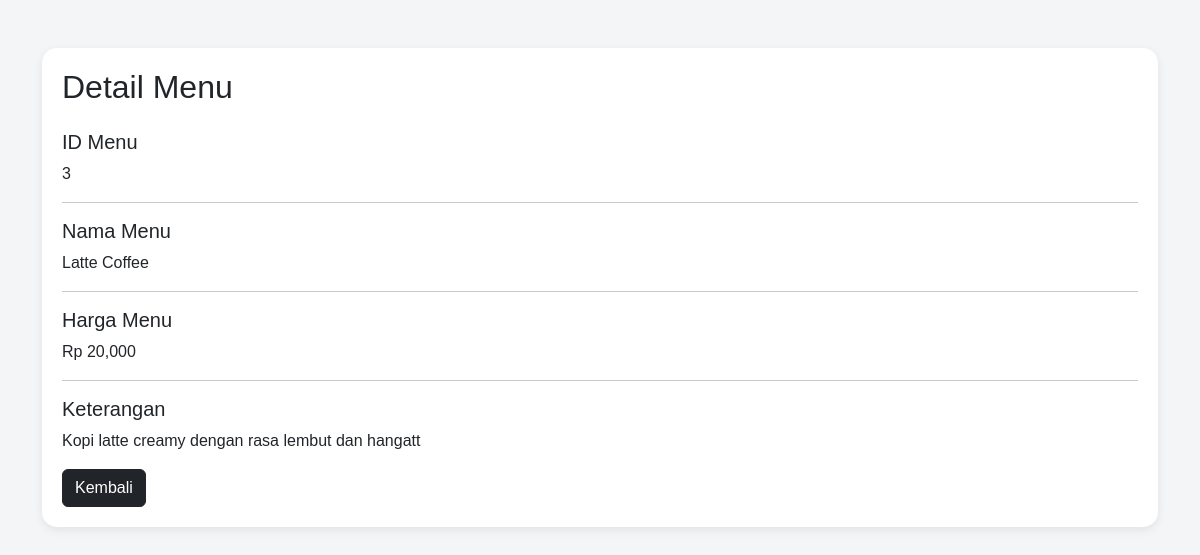
Screenshot of /admin/detail_menu.php?id=3 (signed in) with the database file from the repository.
### tables this page shows
CREATE TABLE `menu` (
  `idm` int(2) NOT NULL,
  `catalog` varchar(30) NOT NULL,
  `harga` varchar(30) NOT NULL,
  `keterangan` varchar(200) DEFAULT NULL
);

### admin/detail_menu.php (the view, shortened to what this page needs)
<?php
require_once __DIR__ . '/koneksi.php';
$id = $_GET['id'];
$data = mysqli_query($konek, "SELECT * FROM menu WHERE idm = '$id'");
$row = mysqli_fetch_assoc($data);
?>
<!DOCTYPE html>
<html lang="id">
<head>
    <link href="https://cdn.jsdelivr.net/npm/bootstrap@5.3.3/dist/css/bootstrap.min.css" rel="stylesheet">
    <link rel="stylesheet" href="style.css">
</head>
<body>
<div class="container mt-5">
    <div class="box">
        <h2 class="mb-4">Detail Menu</h2>
        <h5>ID Menu</h5>
        <p><?= $row['idm']; ?></p>
        <hr>
        <h5>Nama Menu</h5>
        <p><?= $row['catalog']; ?></p>
        <hr>
        <h5>Harga Menu</h5>
        <p>Rp <?= number_format($row['harga']); ?></p>
        <hr>
        <h5>Keterangan</h5>
        <p>
            <?= $row['keterangan']; ?>
        </p>
        <a href="index.php" class="btn btn-dark">Kembali</a>
    </div>
</div>
</body>
</html>

### admin/style.css (style rules this page uses)
body { background-color: #f4f5f7; font-family: Arial, sans-serif; }
.box { background: rgb(255, 255, 255); border-radius: 15px; padding: 20px; margin-top: 25px; box-shadow: 0 3px 10px rgba(0, 0, 0, 0.08); }

### rows the page displays
menu: idm "3", catalog "Latte Coffee", harga "20,000", keterangan "Kopi latte creamy dengan rasa lembut dan hangatt"
